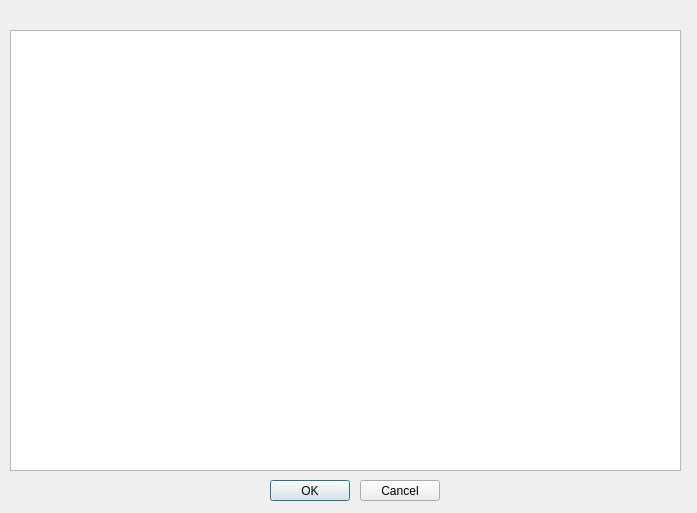
<?xml version="1.0" encoding="UTF-8"?>
<ui version="4.0">
 <class>TransactionDisplay</class>
 <widget class="QDialog" name="TransactionDisplay">
  <property name="geometry">
   <rect>
    <x>0</x>
    <y>0</y>
    <width>697</width>
    <height>513</height>
   </rect>
  </property>
  <property name="windowTitle">
   <string>Dialog</string>
  </property>
  <widget class="QTableView" name="transactionTable">
   <property name="geometry">
    <rect>
     <x>10</x>
     <y>30</y>
     <width>671</width>
     <height>441</height>
    </rect>
   </property>
  </widget>
  <widget class="QPushButton" name="pushButton">
   <property name="geometry">
    <rect>
     <x>270</x>
     <y>480</y>
     <width>80</width>
     <height>21</height>
    </rect>
   </property>
   <property name="text">
    <string>OK</string>
   </property>
  </widget>
  <widget class="QPushButton" name="pushButton_2">
   <property name="geometry">
    <rect>
     <x>360</x>
     <y>480</y>
     <width>80</width>
     <height>21</height>
    </rect>
   </property>
   <property name="text">
    <string>Cancel</string>
   </property>
  </widget>
 </widget>
 <resources/>
 <connections/>
</ui>
